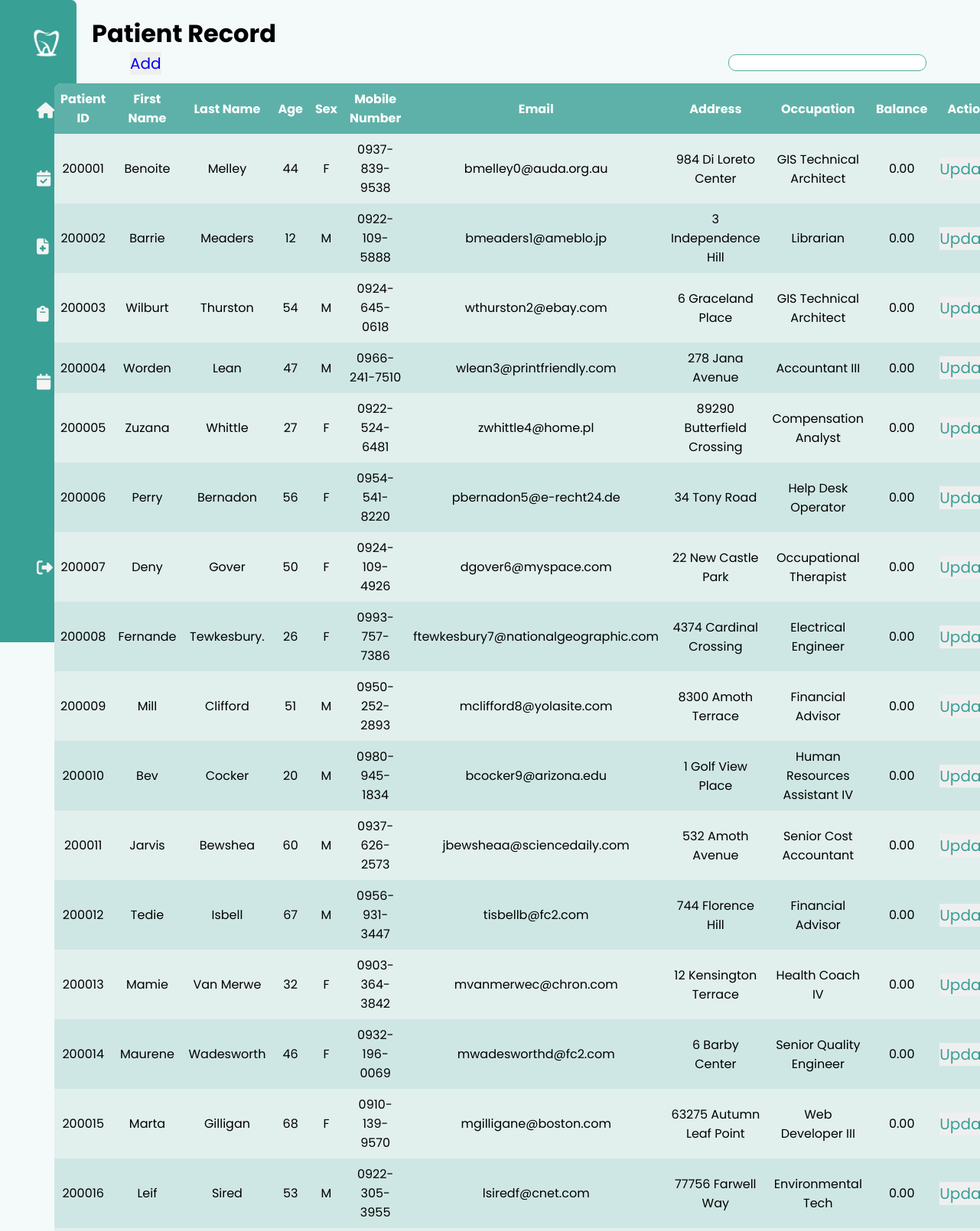
The page /pages/patientRecord.php (upper part) on the database its author committed.
### tables this page shows
CREATE TABLE `patients` (
  `patientID` int(10) NOT NULL,
  `patientFirstName` varchar(30) DEFAULT NULL,
  `patientLastName` varchar(30) DEFAULT NULL,
  `patientAge` int(11) DEFAULT NULL,
  `patientSex` varchar(10) DEFAULT NULL,
  `patientMobileNo` varchar(15) DEFAULT NULL,
  `patientEmail` varchar(70) DEFAULT NULL,
  `patientAddress` varchar(100) DEFAULT NULL,
  `patientOccupation` varchar(30) DEFAULT NULL,
  `patientBalance` decimal(15,2) DEFAULT NULL,
  `patientStatus` varchar(15) DEFAULT 'Not Verified'
);

### pages/patientRecord.php (the view, shortened to what this page needs)
<?php
  include("../phpFiles/dbConnect.php");
  $searchKeyword = "";
  $sql = "SELECT * FROM patients";
  $sql .= ";";
  $result = $conn->query($sql);
?>
<!DOCTYPE html>
<html lang="en">
<head>
    <link rel="stylesheet" href="../styles/appointmentRequest.css">
</head>
<body>
    <div class="container">
        <?php include('sidebar.php'); ?>
        <div class="table-container">
            <h1 class="header">Patient Record</h1>
            <div id="reqTbl">
                <div id="search-container">
                    <button><a href="addPatient.php">Add</a></button>
                    <form action="<?php echo htmlspecialchars($_SERVER["PHP_SELF"]); ?>" method="post">
                        <input type="text" name="searchKeyword" value="<?php echo $searchKeyword; ?>">
                    </form>
                </div>
                <?php
                    if ($result->num_rows > 0) {
                        echo "<table>";
                        echo "<tr><th>Patient ID</th><th>First Name</th><th>Last Name</th><th>Age</th><th>Sex</th><th>Mobile Number</th><th>Email</th><th>Address</th><th>Occupation</th><th>Balance</th><th>Action</th></tr>";
                    while ($row = $result->fetch_assoc()) {
                    echo "<tr>";
                    echo "<td>" . $row["patientID"] . "</td>";
                    echo "<td>" . $row["patientFirstName"] . "</td>";
                    echo "<td>" . $row["patientLastName"] . "</td>";
                    echo "<td>" . $row["patientAge"] . "</td>";
                    echo "<td>" . $row["patientSex"] . "</td>";
                    echo "<td>" . $row["patientMobileNo"] . "</td>";
                    echo "<td>" . $row["patientEmail"] . "</td>";
                    echo "<td>" . $row["patientAddress"] . "</td>";
                    echo "<td>" . $row["patientOccupation"] . "</td>";
                    echo "<td>" . $row["patientBalance"] . "</td>";
                    echo "<td>
                                <form action='patientRecordUpdate.php' method='post'>
                                    <input type='hidden' name='patientID' value='{$row['patientID']}'>
                                    <button type='submit'>Update</button>
                                </form>
                            </td>";
                    echo "</tr>";
                    }
                    echo "</table>";
                    } else {
                        echo "0 results";
                    }
                ?>
            </div>
        </div>
    </div>
</body>
</html>

### pages/sidebar.php (shortened to what this page needs)
<head>
    <link rel="stylesheet" type="text/css" href="../styles/sidebar.css"/>
    <link rel="stylesheet" href="https://cdnjs.cloudflare.com/ajax/libs/font-awesome/6.4.2/css/all.min.css" />
</head>
<nav>
    <div class="logo">
        <img src="../images/logoDashboard.png">
    </div>
    <ul class="menu">
        <li>
            <a href="dashboard.php" class="dashboard" >
                <i class="fa-solid fa-house"></i>
            </a>
        </li>
        <li>
            <a href="appointmentRequest.php" class="app_request">
                <i class="fas fa-calendar-check"></i>
            </a>
        </li>
        <li>
            <a href="patientRecord.php" class="patient_record">
                <i class="fa-solid fa-file-medical"></i>
            </a>
        </li>
        <li>
            <a href="#" class="treatment_record">
                <i class="fas fa-clipboard"></i>
            </a>
    </li>
        <li>
            <a href="calendarAppointment.php" class="display_calendar">
                <i class="fas fa-calendar"></i>
            </a>
        </li>
        <li class="logout">
            <a href="#">
                <i class="fas fa-sign-out-alt"></i>
            </a>
        </li>
    </ul>
</nav>

### styles/appointmentRequest.css (style rules this page uses)
* { margin: 0; padding: 0; outline: none; border: none; text-decoration: none; box-sizing: border-box; font-family: "Poppins", sans-serif; }
body { background: #f4fafa; }
.container { display: flex; }
.table-container { position: relative; padding: 20px; width: calc(100% - 100px); }
#reqTbl { display: flex; flex-direction: column; justify-content: center; align-items: center; }
#search-container { display: flex; justify-content: space-between; width: calc(100% - 100px); }
#search-container input { border: 1px solid #58AD9D; border-radius: 10px; }
table { overflow: hidden; border-radius: 10px; border: 1px solid black; margin-top: 10px; border-collapse: collapse; width: 100%; }
th, td { padding: 8px; text-align: center; word-wrap: break-word; }
th { background-color: #5EB1A9; color: white; }
tr:nth-child(even) { background-color: #E1EFED; }
tr:nth-child(odd) { background-color: #CFE7E4; }
button { cursor: pointer; font-size: 20px; color: #38a095; }

### styles/sidebar.css (style rules this page uses)
:root { --bg: #f4fafa; --green: #39a096; --white: #f4f4f4; --darkwhite: #f4fafa; }
nav { position: sticky; top: 0; left: 0; bottom: 0; width: 110px; height: 105vh; padding: 1rem; color: var(--green); overflow: hidden; transition: all 0.5s linear; background: var(--green); border-top-right-radius: 7px; border-bottom-right-radius: 7px; }
.logo { position: relative; height: 80px; padding: 1rem; display: flex; align-items: center; text-align: center; gap: 1.7rem; margin-left: 0.6rem; }
.logo img { height: 85%; }
.menu { height: 85%; position: relative; list-style: none; }
.menu li { padding: 1.5rem; margin: 0.5rem; border-top-left-radius: 50px; border-bottom-left-radius: 50px; line-height: 0.8rem; width: 500px; }
.menu li a { color: var(--white); font-size: 14px; display: flex; align-items: center; gap: 2.6rem; }
.menu li a i { font-size: 1.3rem; }
.logout { position: absolute; bottom: 0; left: 0; width: calc(100% - 1rem); }

### rows shown on the page
patients: patientID "200001", patientFirstName "Benoite", patientLastName "Melley", patientAge "44", patientSex "F", patientMobileNo "0937-839-9538", patientEmail "bmelley0@auda.org.au", patientAddress "984 Di Loreto Center", patientOccupation "GIS Technical Architect", patientBalance "0.00"
patients: patientID "200002", patientFirstName "Barrie", patientLastName "Meaders", patientAge "12", patientSex "M", patientMobileNo "0922-109-5888", patientEmail "bmeaders1@ameblo.jp", patientAddress "3 Independence Hill", patientOccupation "Librarian", patientBalance "0.00"
patients: patientID "200003", patientFirstName "Wilburt", patientLastName "Thurston", patientAge "54", patientSex "M", patientMobileNo "0924-645-0618", patientEmail "wthurston2@ebay.com", patientAddress "6 Graceland Place", patientOccupation "GIS Technical Architect", patientBalance "0.00"
patients: patientID "200004", patientFirstName "Worden", patientLastName "Lean", patientAge "47", patientSex "M", patientMobileNo "0966-241-7510", patientEmail "wlean3@printfriendly.com", patientAddress "278 Jana Avenue", patientOccupation "Accountant III", patientBalance "0.00"
patients: patientID "200005", patientFirstName "Zuzana", patientLastName "Whittle", patientAge "27", patientSex "F", patientMobileNo "0922-524-6481", patientEmail "zwhittle4@home.pl", patientAddress "89290 Butterfield Crossing", patientOccupation "Compensation Analyst", patientBalance "0.00"
patients: patientID "200006", patientFirstName "Perry", patientLastName "Bernadon", patientAge "56", patientSex "F", patientMobileNo "0954-541-8220", patientEmail "pbernadon5@e-recht24.de", patientAddress "34 Tony Road", patientOccupation "Help Desk Operator", patientBalance "0.00"
patients: patientID "200007", patientFirstName "Deny", patientLastName "Gover", patientAge "50", patientSex "F", patientMobileNo "0924-109-4926", patientEmail "dgover6@myspace.com", patientAddress "22 New Castle Park", patientOccupation "Occupational Therapist", patientBalance "0.00"
patients: patientID "200008", patientFirstName "Fernande", patientLastName "Tewkesbury.", patientAge "26", patientSex "F", patientMobileNo "0993-757-7386", patientEmail "ftewkesbury7@nationalgeographic.com", patientAddress "4374 Cardinal Crossing", patientOccupation "Electrical Engineer", patientBalance "0.00"
patients: patientID "200009", patientFirstName "Mill", patientLastName "Clifford", patientAge "51", patientSex "M", patientMobileNo "0950-252-2893", patientEmail "mclifford8@yolasite.com", patientAddress "8300 Amoth Terrace", patientOccupation "Financial Advisor", patientBalance "0.00"
patients: patientID "200010", patientFirstName "Bev", patientLastName "Cocker", patientAge "20", patientSex "M", patientMobileNo "0980-945-1834", patientEmail "bcocker9@arizona.edu", patientAddress "1 Golf View Place", patientOccupation "Human Resources Assistant IV", patientBalance "0.00"
patients: patientID "200011", patientFirstName "Jarvis", patientLastName "Bewshea", patientAge "60", patientSex "M", patientMobileNo "0937-626-2573", patientEmail "jbewsheaa@sciencedaily.com", patientAddress "532 Amoth Avenue", patientOccupation "Senior Cost Accountant", patientBalance "0.00"
patients: patientID "200012", patientFirstName "Tedie", patientLastName "Isbell", patientAge "67", patientSex "M", patientMobileNo "0956-931-3447", patientEmail "tisbellb@fc2.com", patientAddress "744 Florence Hill", patientOccupation "Financial Advisor", patientBalance "0.00"
patients: patientID "200013", patientFirstName "Mamie", patientLastName "Van Merwe", patientAge "32", patientSex "F", patientMobileNo "0903-364-3842", patientEmail "mvanmerwec@chron.com", patientAddress "12 Kensington Terrace", patientOccupation "Health Coach IV", patientBalance "0.00"
patients: patientID "200014", patientFirstName "Maurene", patientLastName "Wadesworth", patientAge "46", patientSex "F", patientMobileNo "0932-196-0069", patientEmail "mwadesworthd@fc2.com", patientAddress "6 Barby Center", patientOccupation "Senior Quality Engineer", patientBalance "0.00"
patients: patientID "200015", patientFirstName "Marta", patientLastName "Gilligan", patientAge "68", patientSex "F", patientMobileNo "0910-139-9570", patientEmail "mgilligane@boston.com", patientAddress "63275 Autumn Leaf Point", patientOccupation "Web Developer III", patientBalance "0.00"
patients: patientID "200016", patientFirstName "Leif", patientLastName "Sired", patientAge "53", patientSex "M", patientMobileNo "0922-305-3955", patientEmail "lsiredf@cnet.com", patientAddress "77756 Farwell Way", patientOccupation "Environmental Tech", patientBalance "0.00"
